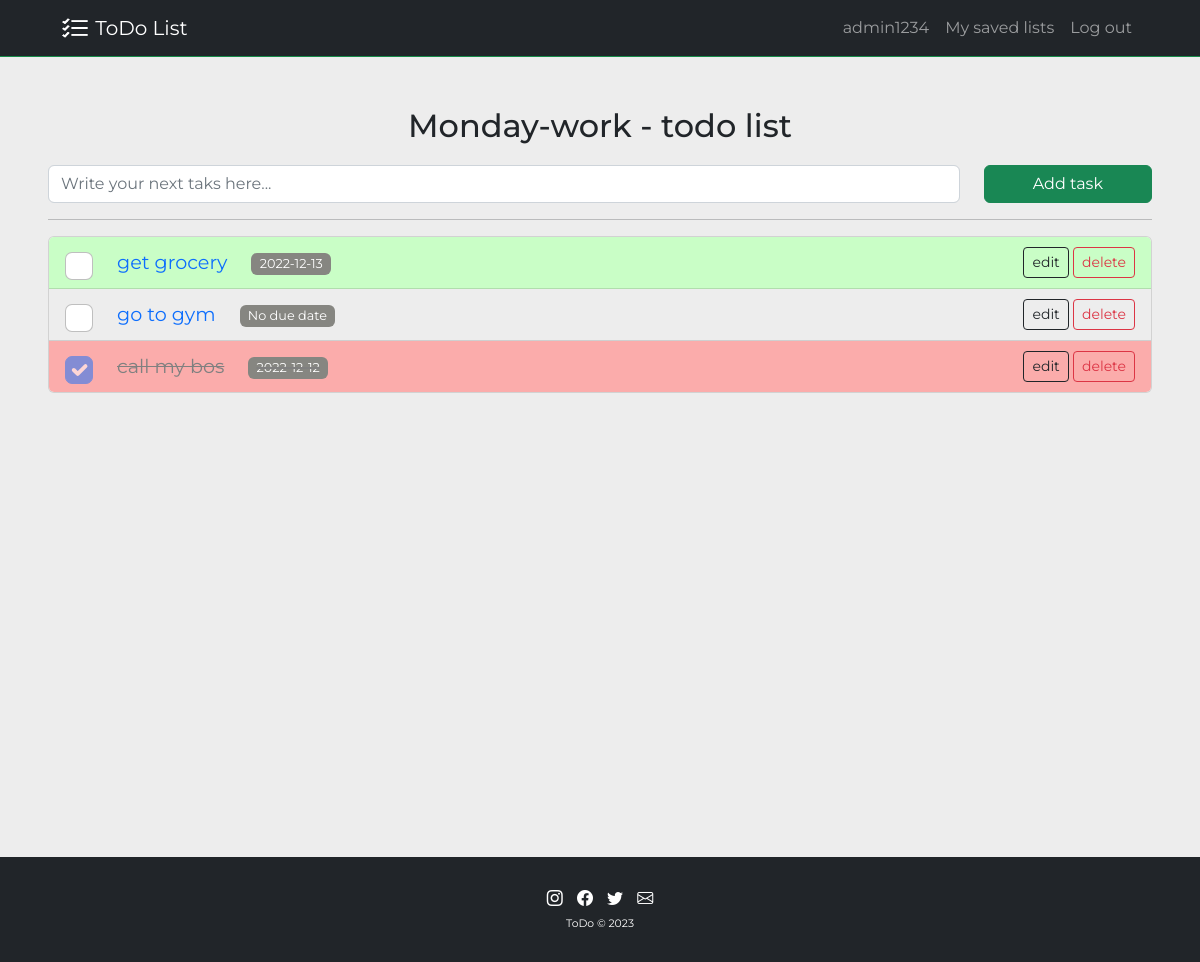
Screenshot of /detaillist/list-1 (signed in) with the database file from the repository.
### app_website/models.py (models this page shows, shortened)
class User(UserMixin, db.Model):
    __tablename__ = 'users'
    id = db.Column(db.Integer, primary_key=True)
    username = db.Column(db.String, unique=True, nullable=False)
    email = db.Column(db.String, unique=True, nullable=False)
    password = db.Column(db.String(500))
    todo_lists = relationship('ToDoList', back_populates = 'list_creator', cascade="all, delete")

class ToDoList(db.Model):
    id = db.Column(db.Integer, primary_key=True)
    title = db.Column(db.String(250), nullable=False)
    date_created = db.Column(db.String(100), nullable=False)
    list_creator = relationship('User', back_populates = 'todo_lists')
    list_creator_id = db.Column(db.Integer, db.ForeignKey("users.id"))
    tasks = relationship('Task', back_populates = 'tasks_todo_list', cascade="all, delete")

class Task(db.Model):
    id = db.Column(db.Integer, primary_key=True)
    task_name = db.Column(db.String(250), nullable=False)
    color_tag = db.Column(db.String(100), nullable=False, server_default="none")
    due_date = db.Column(db.String(100), nullable=False, server_default="No due date")
    done = db.Column(db.Boolean, nullable=False, default=False)
    stared = db.Column(db.Boolean, nullable=False, default=False)
    tasks_todo_list = relationship('ToDoList', back_populates = 'tasks')
    todo_list_id = db.Column(db.Integer, db.ForeignKey("to_do_list.id"))

### app_website/views.py (the view, shortened to what this page needs)
@app.route("/detaillist/list-<int:list_id>", methods = ['GET','POST'])
@login_required
def detail_list(list_id: int) -> str:
    selected_todolist = db.get_or_404(ToDoList, list_id)
    if not selected_todolist.list_creator_id == current_user.id:
        return abort(401)
    task_form = TaskCreateForm()
    return render_template(
        'detail_list.html',
        current_year = current_year,
        current_list = selected_todolist,
        form = task_form,
    )

### app_website/forms.py
class TaskCreateForm(FlaskForm):
    task_name = StringField(
        validators=[DataRequired(message="Task name is required"), Length(min=1,max=200)],
        render_kw={'placeholder':'Write your next taks here...', 'class':'form-control'},
    )
    submit = SubmitField(
        "Add task",
        render_kw = {"class":"btn btn-success px-5"},
    )

### app_website/models.py (called while the page is built)
@login_manager.user_loader
def load_user(user_id) -> User | None:
    return db.session.execute(db.select(User).filter_by(id=int(user_id))).scalar()

### app_website/templates/detail_list.html (shortened to what this page needs)
{% extends 'base.html' %}
{% block content %}
<div class="container-fluid text-center px-5">
   <div class="row">
      <div class="col">
         <h2 class="add-margin-round-20">{{current_list.title}}</h2>
      </div>
   </div>
   <form method="POST">
      <div class="row">
          <div class="col-12 col-sm">
              {{ form.task_name }}
          </div>
          <div class="col-auto">
            {{form.submit}}
         </div>
      </div>
  </form>
   <hr>
   <div class="card">
      <ul class="list-group list-group-flush card-todo-list ">
         {% for task in current_list.tasks %}
            {% include "includes/task_element.html" %}
         {% else %}
            <div class="card-backgroud-color text-center">
               CREATE YOUR FIRST TASK
            </div>
         {% endfor %}
      </ul>
   </div>
</div>
{% endblock %}

### app_website/templates/base.html (shortened to what this page needs)
<!DOCTYPE html>
<html lang="en">
<head>
    {% block head %}
        <link rel="stylesheet" href="https://cdn.jsdelivr.net/npm/bootstrap-icons@1.10.2/font/bootstrap-icons.css">
        <link href="https://cdn.jsdelivr.net/npm/bootstrap@5.2.3/dist/css/bootstrap.min.css" rel="stylesheet">
        <link href="{{ url_for('static', filename='css/styles.css')}}" rel="stylesheet">
    {% endblock head %}
</head>
<body>
    <section class="header-top">
        {% include "includes/navbar.html" %}
    </section>
    <section class="main-content">
        {% block content %}{% endblock content %}
    </section>
    <section class="footer-bottom bg-dark">
        {% include "includes/footer.html" %}
    </section>
</body>
</html>

### app_website/templates/includes/navbar.html (shortened to what this page needs)
<nav class="navbar navbar-expand-lg navbar-dark bg-dark">
    <div class="container-fluid header-top-padding">
        <a class="navbar-brand" href="{{ url_for('index') }}">
            <img src="{{ url_for('static', filename='assets/todo-list.png') }}" alt="Logo" width="30" height="24" class="d-inline-block align-text-top logo-image">
            ToDo List
        </a>
        <div class="collapse navbar-collapse" id="navbarCollapsedContent">
            <ul class="navbar-nav ms-auto mb-2 mb-lg-0">
                {% if current_user.is_authenticated %}
                    <li class="nav-item">
                        <a class="nav-link" aria-current="page" href="#">{{ current_user.username }}</a>
                    </li>
                    <li class="nav-item">
                        <a class="nav-link" aria-current="page" href="{{ url_for('mylists') }}">My saved lists</a>
                    </li>
                    <li class="nav-item">
                        <a class="nav-link" aria-current="page" href="{{ url_for('logout') }}">Log out</a>
                    </li>
                {% else %}
                    <li class="nav-item">
                        <a class="nav-link" aria-current="page" href="{{ url_for('login') }}">Log in</a>
                    </li>
                {% endif %}
            </ul>
        </div>
    </div>
</nav>

### app_website/templates/includes/task_element.html (shortened to what this page needs)
<li class="list-group-item task-card-backgroud-color-{{ task.color_tag }}" >
    <div class="row align-items-center">
        <div class="col-auto">
            <input id="taskCheckbox{{task.id}}"
                   class="form-check-input text-center check-box-done"
                   type="checkbox" aria-label="Done"
                   {% if task.done %}checked disabled{% endif %}
                   data-mark-url="{{url_for('check_the_task', list_id=task.todo_list_id, task_id=task.id)}}"
                   data-redirect-url-next="{{url_for('detail_list', list_id=task.todo_list_id)}}"
                   onclick="mark_it_done(this.id)">
        </div>
        <div class="col-auto">
            <a class="card-anchor {% if task.done %}task-done-marking{% endif %}" href="{{ url_for('edit_task', list_id=task.todo_list_id, task_id=task.id ) }}">
                <span>{{ task.task_name }}</span>
            </a>
        </div>
        <div class="col-auto">
            <span class="badge badge-styling-date {% if task.done %}task-done-marking-date{% endif %}">{{ task.due_date }}</span>
        </div>
         <div class="col text-end">
            <a href="{{ url_for('edit_task', list_id=task.todo_list_id, task_id=task.id ) }}" type="button" class="btn btn-sm btn-outline-dark">edit</a>
            <a href="{{ url_for('delete_task', list_id=task.todo_list_id, task_id=task.id ) }}" onclick="clicked_to_delete(event);" type="button" class="btn btn-sm btn-outline-danger">delete</a>
         </div>
    </div>
 </li>

### app_website/templates/includes/footer.html
<div class="container-fluid">
    <i class="bi bi-instagram footer-image"></i>
    <i class="bi bi-facebook footer-image"></i>
    <i class="bi bi-twitter footer-image"></i>
    <i class="bi bi-envelope footer-image"></i>
    <p class="footer-text">ToDo © {{ current_year }}</p>
</div>

### app_website/static/css/styles.css (style rules this page uses)
:root { --bs-white: #fff; --bs-grey: #868681; --bs-grey-background: #ededed; --bs-green-background: #C9FEC6; --bs-red-background: #FBACAB; --bs-green: #1eb760; --bs-red: #fb3e51; }
body { font-family:'Montserrat', sans-serif; }
.logo-image { filter: brightness(0) invert(1); }
.header-top-padding { padding: 0 5%; }
.main-content { padding: 30px 0; min-height: 100vh; background-color: var(--bs-grey-background); }
.footer-bottom { text-align: center; color: var(--bs-white); padding: 30px 0; }
.footer-image { padding: 5px; color: var(--bs-white); }
.footer-text { font-size: 0.675rem; padding-top: 5px; margin: 0; }
.add-margin-round-20 { margin: 20px; }
.card-todo-list { text-align: left; }
.card-anchor { text-decoration: none; font-size: 1.2rem; }
.badge-styling-date { background-color: var(--bs-grey); font-weight: normal; font-size: 0.8rem; }
.check-box-done { font-size: 1.75rem; }
.task-card-backgroud-color-none { background-color: var(--bs-grey-background); }
.task-card-backgroud-color-green { background-color: var(--bs-green-background); }
.task-card-backgroud-color-red { background-color: var(--bs-red-background); }
.task-done-marking { text-decoration: line-through; color: grey; }
.task-done-marking-date { text-decoration-line: line-through; text-decoration-color: grey; text-decoration-thickness: 2px; }

### rows the page displays
User: username "admin1234"
ToDoList: title "Monday-work - todo list"
Task: task_name "get grocery", due_date "2022-12-13"
Task: task_name "go to gym", due_date "No due date"
Task: done "☑", task_name "call my bos", due_date "2022-12-12"

### other values shown
{{ current_year }} "2023"
